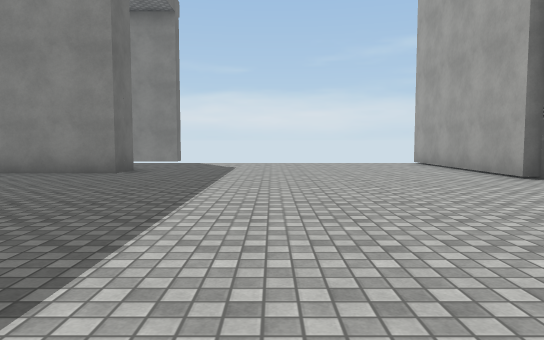
[1] (above)

16 first-person views from a walk through a Unity game level. The camera is 1.2 m above the floor, tilts 4° down and sees 70° across. The floor is counted in squares, 2 m on a side. Each view is taken from the middle of a square. On the plan, view 1 faces up. The plan holds only what a view shows up to about 11 squares ahead; the rest is blank. The place goes on beyond the plan. The player is left out. Surface patterns are stand-ins for the level's own textures.

[2]
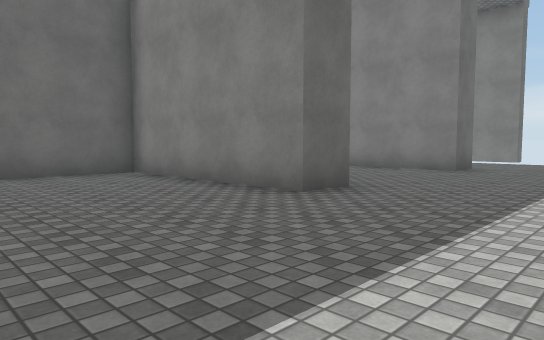

[3]
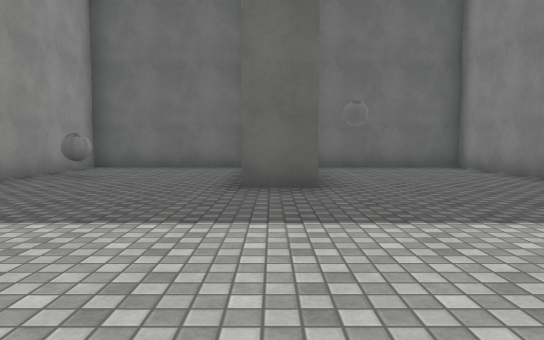

[4]
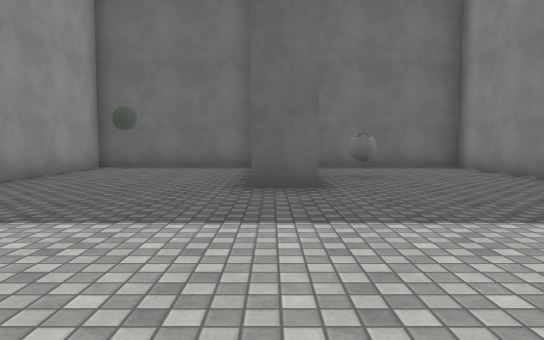

[5]
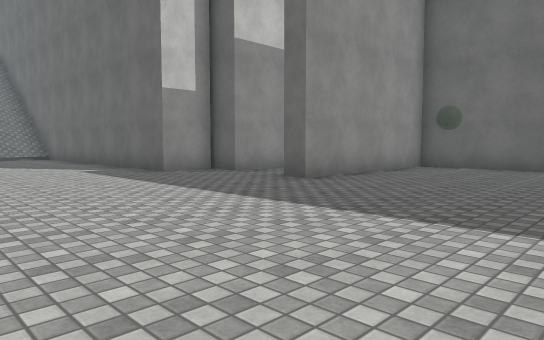

[6]
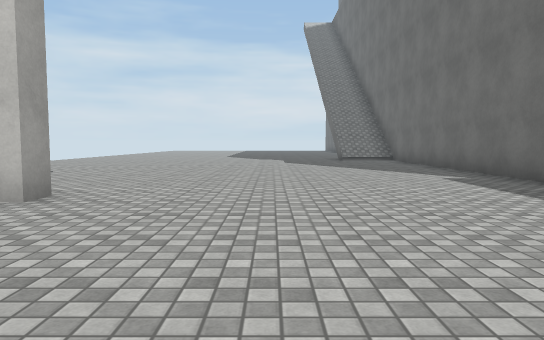

[7]
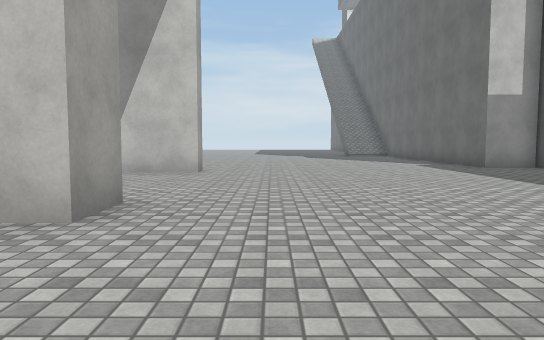

[8]
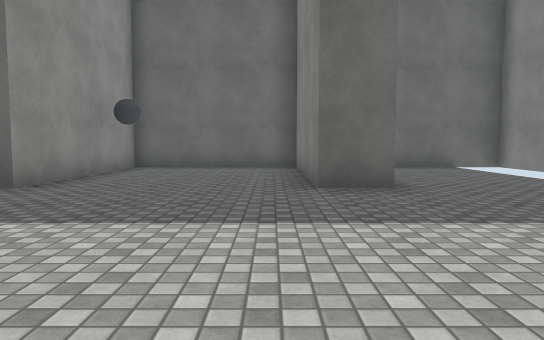

[9]
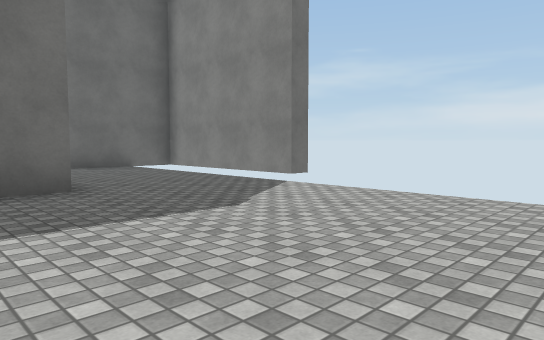

[10]
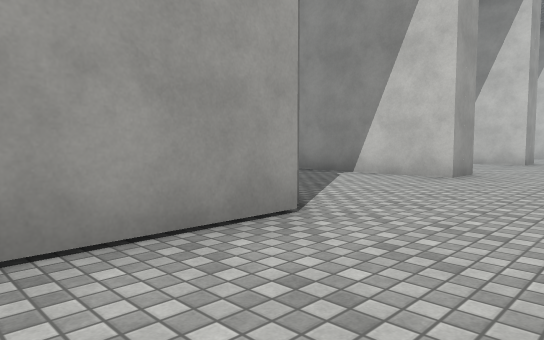

[11]
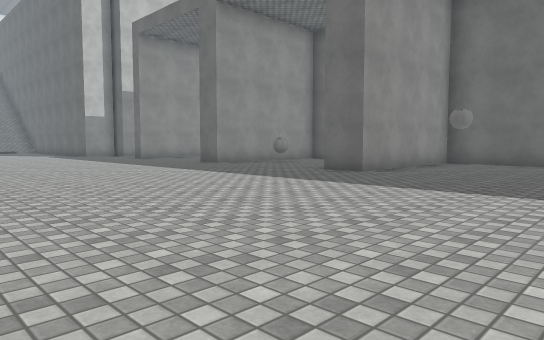

[12]
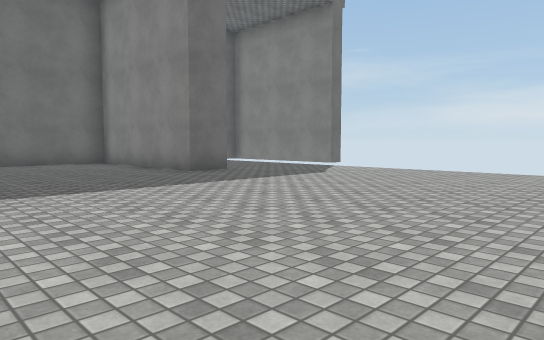

[13]
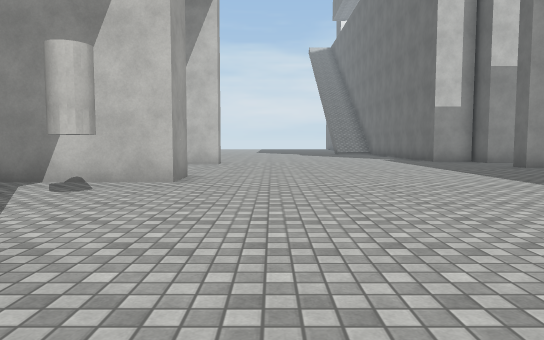

[14]
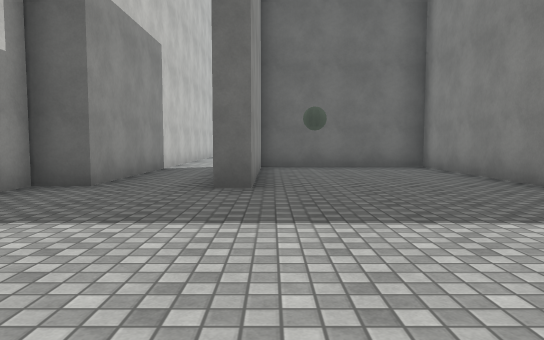

[15]
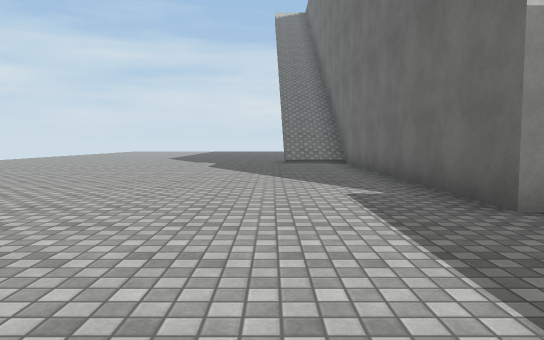

[16]
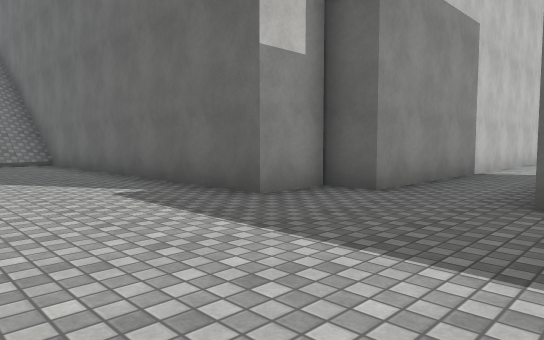

### Floor plan
Points are (right, up) in squares from view 1. A wall is a line through its corners. A room is listed if a view was taken in it or the views show most of it. See-through windows are left out.
Room 1 (views 1, 2, 3, 4, 5, 6, 7, 8, 9, 10, 11, 12, 13, 14, 15, 16)
walls: (-4.5, -2.4) (-7.6, -2.4) (-7.6, -6.4) (-4.2, -6.4); (-3.1, -6.4) (-3.1, -7.3) (-7.6, -7.3) (-7.6, -11.3) (-3.1, -11.3) (-3.1, -11.9); (4.5, -3.9) (4.5, -2.9) (5.5, -2.9); (-7.2, -1.4) (-3.1, -1.4) (-3.1, -2.5); (4.5, 1) (4.5, 2.1) (5.5, 2.1); (4.5, -8.9) (4.5, -7.9) (5.5, -7.9); (4.5, 6) (4.5, 6.5) (4.2, 6.5) (4.2, 11); (4.5, -13.4) (4.5, -12.9) (5.5, -12.9); (-3.1, 8.6) (-3.1, 7.6) (-7.6, 7.6) (-7.6, 3.6) (-3.1, 3.6) (-3.1, 2.6) (-7.6, 2.6) (-7.6, -1.1); (-8.6, -13.5) (-3.4, -13.5) (-3.4, -14.3) (-2.1, -14.3) (-2.1, -19.5); (-7.6, 12.5) (-7.6, 10)
ways out: opening at (-8, -13)
objects: other object (-5, -5); other object (5, -6)

Positions as (right, up) in squares from view 1, and headings:
1: (0, 0), facing up
2: (0, -1), facing up-left
3: (2, -2), facing left
4: (2, -7), facing left
5: (2, -7), facing down-left
6: (2, -9), facing down
7: (3, -5), facing down
8: (2, 7), facing left
9: (2, 7), facing up-left
10: (2, 9), facing down-right
11: (4, 3), facing down-left
12: (4, 3), facing up-left
13: (3, -2), facing down
14: (2, -11), facing left
15: (0, -11), facing down
16: (1, -11), facing down-left
